Frame 1 (no input): blank canvas, image omitted
Frame 60 (the mouse pressed at the canvas centre just before this capture): blank canvas, image omitted
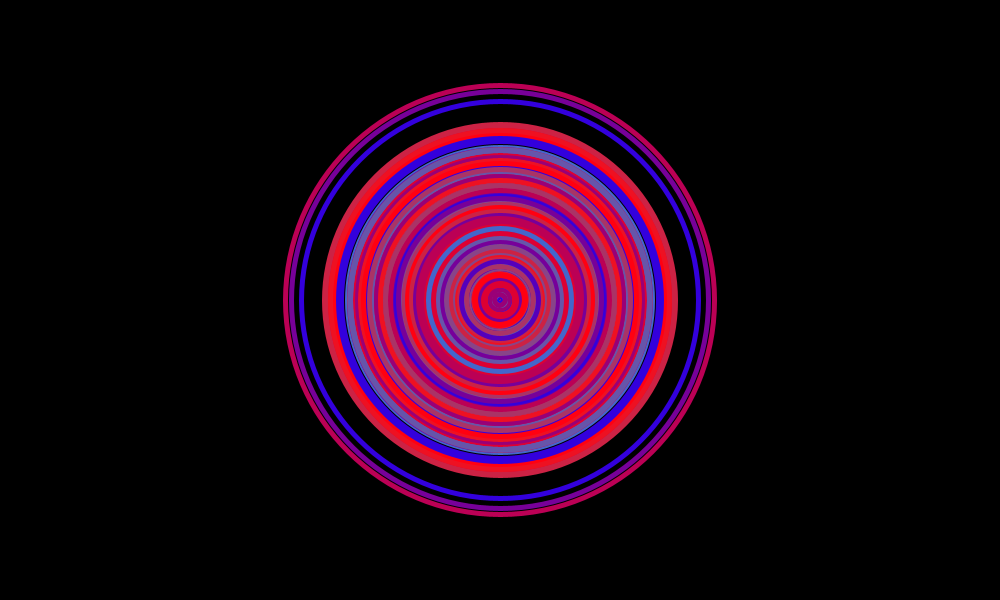
Frame 120 (the mouse held since frame 60 and released just before this capture)

The Processing sketch whose frames 1 and 60 were blank and that drew this single picture after the mouse press (run headless with seeded random() and noise(); from frame 60 on, the mouse is pressed at the canvas centre):

// Processing sketch: processing_160430
// ── processing_160430.pde

//Global Variables
float r;  //r starts at 0; r is the radius of the circle
float c = random(13);  //c is used for the color array; the starting color is randomly chosen
color[] palette = {#FF0011, #EE1122, #DD0033, #CC2244, #BB0055, #AA3366,
           #990077, #884488, #770099,  #6655AA, #5500BB, #4466CC,
           #3300DD, #2277EE, #1100FF};

void setup(){
    size(1000, 600);
    background(#000000);
  }

void draw(){
  noFill();
  if (mousePressed == true) {
    
      float increase = random(20, 50);//randomizes how much the radius changes
      strokeWeight(5);
      for (r = random(20); r < random(100, 225); r+= increase){
          stroke(palette[int(c)]); //selects starting color in the color array
          ellipse (mouseX, mouseY, r*2, r*2);
          c ++; //goes to the next colour in the array
              if (c>=13){
                  c=0;  
                  }
              } //end of for loop
          } //end of if loop
  }
